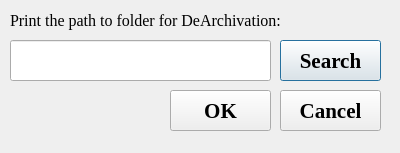
<?xml version="1.0" encoding="UTF-8"?>
<ui version="4.0">
 <class>DeArchiveDialog</class>
 <widget class="QDialog" name="DeArchiveDialog">
  <property name="geometry">
   <rect>
    <x>0</x>
    <y>0</y>
    <width>400</width>
    <height>153</height>
   </rect>
  </property>
  <property name="windowTitle">
   <string>Dialog</string>
  </property>
  <widget class="QLineEdit" name="DeArchiveLineEdit">
   <property name="geometry">
    <rect>
     <x>10</x>
     <y>40</y>
     <width>261</width>
     <height>41</height>
    </rect>
   </property>
  </widget>
  <widget class="QLabel" name="label">
   <property name="geometry">
    <rect>
     <x>10</x>
     <y>10</y>
     <width>341</width>
     <height>21</height>
    </rect>
   </property>
   <property name="font">
    <font>
     <family>Times New Roman</family>
     <pointsize>12</pointsize>
    </font>
   </property>
   <property name="text">
    <string>Print the path to folder for DeArchivation:</string>
   </property>
  </widget>
  <widget class="QPushButton" name="DeArchiveSearchButton">
   <property name="geometry">
    <rect>
     <x>280</x>
     <y>40</y>
     <width>101</width>
     <height>41</height>
    </rect>
   </property>
   <property name="font">
    <font>
     <family>Times New Roman</family>
     <pointsize>16</pointsize>
     <weight>75</weight>
     <bold>true</bold>
    </font>
   </property>
   <property name="text">
    <string>Search</string>
   </property>
  </widget>
  <widget class="QPushButton" name="DeArchiveCancelButton">
   <property name="geometry">
    <rect>
     <x>280</x>
     <y>90</y>
     <width>101</width>
     <height>41</height>
    </rect>
   </property>
   <property name="font">
    <font>
     <family>Times New Roman</family>
     <pointsize>16</pointsize>
     <weight>75</weight>
     <bold>true</bold>
    </font>
   </property>
   <property name="text">
    <string>Cancel</string>
   </property>
  </widget>
  <widget class="QPushButton" name="DeArchiveOkButton">
   <property name="geometry">
    <rect>
     <x>170</x>
     <y>90</y>
     <width>101</width>
     <height>41</height>
    </rect>
   </property>
   <property name="font">
    <font>
     <family>Times New Roman</family>
     <pointsize>16</pointsize>
     <weight>75</weight>
     <bold>true</bold>
    </font>
   </property>
   <property name="text">
    <string>OK</string>
   </property>
  </widget>
 </widget>
 <resources/>
 <connections/>
</ui>
